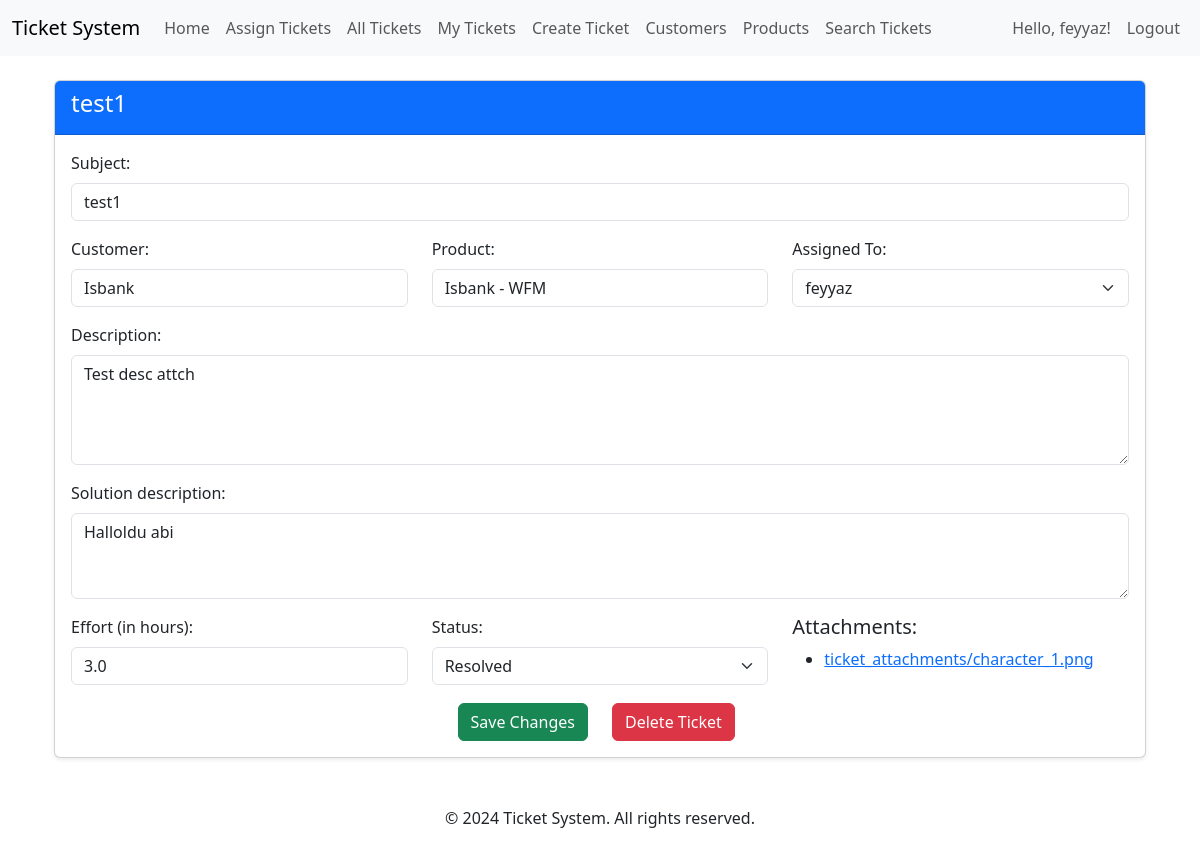
The page /tickets/1/ (signed in) on the database its author committed.
### users/models.py (models this page shows)
class CustomUser(AbstractUser):
    is_manager = models.BooleanField(default=False)

### tickets/models.py (models this page shows, shortened)
class Ticket(models.Model):
    STATUS_CHOICES = [
        ('pending', 'Pending'),
        ('resolved', 'Resolved'),
    ]
    subject = models.CharField(max_length=255)
    description = models.TextField()
    status = models.CharField(max_length=20, choices=STATUS_CHOICES, default='pending')
    created_at = models.DateTimeField(auto_now_add=True)
    updated_at = models.DateTimeField(auto_now=True)
    assigned_to = models.ForeignKey(settings.AUTH_USER_MODEL, on_delete=models.SET_NULL, null=True, blank=True)
    solution_description = models.TextField(null=True, blank=True)
    ticket_customer = models.ForeignKey(Customer, on_delete=models.SET_NULL, null=True, blank=True)
    ticket_customer_product = models.ForeignKey(CustomerProduct, on_delete=models.SET_NULL, null=True, blank=True)
    effort = models.FloatField(null=True, blank=True)

class TicketAttachment(models.Model):
    ticket = models.ForeignKey(Ticket, related_name='attachments', on_delete=models.CASCADE)
    file = models.FileField(upload_to='ticket_attachments/')

### tickets/views.py (the view)
# urls.py: path('<int:pk>/', views.ticket_detail, name='ticket_detail'),
@login_required
def ticket_detail(request, pk):
    ticket = get_object_or_404(Ticket, pk=pk)
    if request.method == 'POST':
        form = TicketForm(request.POST, instance=ticket)
        if form.is_valid():
            ticket = form.save(commit=False)
            if ticket.subject != form.cleaned_data['subject']:
                messages.success(request, 'Subject updated successfully.')
            if ticket.description != form.cleaned_data['description']:
                messages.success(request, 'Description updated successfully.')
            if ticket.solution_description != form.cleaned_data['solution_description']:
                messages.success(request, 'Solution updated successfully.')
            if ticket.effort != form.cleaned_data['effort']:
                messages.success(request, 'Effort updated successfully.')
            if ticket.status != form.cleaned_data['status']:
                messages.success(request, 'Status updated successfully.')
            if ticket.assigned_to != form.cleaned_data['assigned_to']:
                messages.success(request, 'Assigned to updated successfully.')
            if ticket.ticket_customer != form.cleaned_data['ticket_customer']:
                messages.success(request, 'Customer updated successfully.')
            if ticket.ticket_customer_product != form.cleaned_data['ticket_customer_product']:
                messages.success(request, 'Product updated successfully.')
            if ticket.status == 'resolved' and (not ticket.effort or ticket.effort == 0):
                form.add_error('effort', 'Effort must be non-zero for resolved tickets.')
                return render(request, 'tickets/ticket_detail.html', {'form': form, 'ticket': ticket})
            ticket.save()
            return redirect('ticket_detail', pk=ticket.pk)
        else:
            messages.error(request, "There were errors in the form. Please correct them.")
    else:
        form = TicketForm(instance=ticket)
    if ticket.ticket_customer:
        form.fields['ticket_customer_product'].queryset = CustomerProduct.objects.filter(customer=ticket.ticket_customer)
    attachments = ticket.attachments.all()
    return render(request, 'tickets/ticket_detail.html', {
        'form': form,
        'ticket': ticket,
        'attachments': attachments
    })

### customers/models.py (called while the page is built)
    def __str__(self):
        return self.name

    def __str__(self):
        return f"{self.customer.name} - {self.product.name}"

### templates/tickets/ticket_detail.html (shortened to what this page needs)
{% extends 'base.html' %}
{% block content %}
<div class="container mt-4">
    <div class="card shadow-sm">
        <div class="card-header bg-primary text-white">
            <h4>{{ ticket.subject }}</h4>
        </div>
        <div class="card-body">
            <form method="post">
                <div class="row mb-3">
                    <div class="col-md-12">
                        <label for="subject" class="form-label">Subject:</label>
                        <input type="text" class="form-control" id="subject" name="subject" value="{{ form.subject.value }}">
                    </div>
                </div>
                <div class="row mb-3">
                    <div class="col-md-4">
                        <label for="ticket_customer" class="form-label">Customer:</label>
                        {{ form.ticket_customer }}
                    </div>
                    <div class="col-md-4">
                        <label for="ticket_customer_product" class="form-label">Product:</label>
                        {{ form.ticket_customer_product }}
                    </div>
                    <div class="col-md-4">
                        <label for="assigned_to" class="form-label">Assigned To:</label>
                        <select id="assigned_to" class="form-select" name="assigned_to">
                            {% for user in form.assigned_to.field.queryset %}
                                <option value="{{ user.id }}" {% if user.id == form.assigned_to.value %}selected{% endif %}>
                                    {{ user.username }}
                                </option>
                            {% endfor %}
                        </select>
                    </div>
                </div>
                <div class="row mb-3">
                    <div class="col-md-12">
                        <label for="description" class="form-label">Description:</label>
                        <textarea class="form-control" id="description" name="description" rows="4">{{ form.description.value }}</textarea>
                    </div>
                </div>
                <div class="mb-3">
                    <label for="solution_description" class="form-label">Solution description:</label>
                    <textarea class="form-control" id="solution_description" name="solution_description" rows="3">{{ form.solution_description.value }}</textarea>
                </div>
                <div class="row mb-3">
                    <div class="col-md-4">
                        <label for="effort" class="form-label">Effort (in hours):</label>
                        <input type="number" class="form-control" id="effort" name="effort" step="0.01" value="{{ form.effort.value }}">
                    </div>
                    <div class="col-md-4">
                        <label for="status" class="form-label">Status:</label>
                        <select id="status" class="form-select" name="status">
                            <option value="resolved" {% if ticket.status == 'resolved' %}selected{% endif %}>Resolved</option>
                        </select>
                    </div>
                    <div class="col-md-4">
                        <h5>Attachments:</h5>
                        {% if attachments %}
                            <ul>
                                {% for attachment in attachments %}
                                    <li><a href="{{ attachment.file.url }}" download>{{ attachment.file.name }}</a></li>
                                {% endfor %}
                            </ul>
                        {% else %}
                            <p>No attachments found for this ticket.</p>
                        {% endif %}
                    </div>
                </div>
                <div class="row">
                    <div class="col-md-6 text-end">
                        <button type="submit" class="btn btn-success">Save Changes</button>
                    </div>
                    <div class="col-md-6 text-start">
                        <form method="get" action="{% url 'ticket_confirm_delete' ticket.id %}">
                            <a href="{% url 'ticket_confirm_delete' ticket.id %}" class="btn btn-danger">Delete Ticket</a>
                        </form>
                    </div>
                </div>
            </form>
        </div>
    </div>
</div>
{% endblock %}

### templates/base.html (shortened to what this page needs)
<!DOCTYPE html>
<html lang="en">
<head>
    {% load static %}
    <link href="{% static 'css/bootstrap.min.css' %}" rel="stylesheet">
</head>
<body>
    <nav class="navbar navbar-expand-lg navbar-light bg-light">
        <div class="container-fluid">
            <a class="navbar-brand" href="{% url 'index' %}">Ticket System</a>
            <div class="collapse navbar-collapse" id="navbarNav">
                <ul class="navbar-nav me-auto">
                    <li class="nav-item">
                        <a class="nav-link" href="{% url 'index' %}">Home</a>
                    </li>
                    <li class="nav-item">
                        <a class="nav-link" href="{% url 'assign_tickets' %}">Assign Tickets</a>
                    </li>
                    <li class="nav-item">
                        <a class="nav-link" href="{% url 'all_tickets' %}">All Tickets</a>
                    </li>
                    <li class="nav-item">
                        <a class="nav-link" href="{% url 'my_tickets' %}">My Tickets</a>
                    </li>
                    <li class="nav-item">
                        <a class="nav-link" href="{% url 'ticket_create' %}">Create Ticket</a>
                    </li>
                    <li class="nav-item">
                        <a class="nav-link" href="{% url 'customer_list' %}">Customers</a>
                    </li>
                    <li class="nav-item">
                        <a class="nav-link" href="{% url 'product_list' %}">Products</a>
                    </li>
                    <li class="nav-item">
                        <a class="nav-link" href="{% url 'ticket_search' %}">Search Tickets</a>
                    </li>
                </ul>
                <ul class="navbar-nav ms-auto">
                    {% if user.is_authenticated %}
                        <li class="nav-item">
                            <span class="nav-link">Hello, {{ user.username }}!</span>
                        </li>
                        <li class="nav-item">
                            <form method="post" action="{% url 'logout' %}">
                                <button type="submit" class="btn btn-link nav-link">Logout</button>
                            </form>
                        </li>
                    {% endif %}
                </ul>
            </div>
        </div>
    </nav>
    <div class="container mt-4">
        {% block content %}
        {% endblock %}
    </div>
    <footer class="text-center mt-5">
        <p>&copy; 2024 Ticket System. All rights reserved.</p>
    </footer>
</body>
</html>

### rows shown on the page
CustomUser: username "feyyaz"
Ticket: subject "test1", ticket_customer "Isbank", ticket_customer_product "Isbank - WFM", description "Test desc attch", solution_description "Halloldu abi", effort "3.0", status "Resolved"
TicketAttachment: file.name "ticket_attachments/character_1.png"

### other values the page prints
form field assigned_to "feyyaz"
